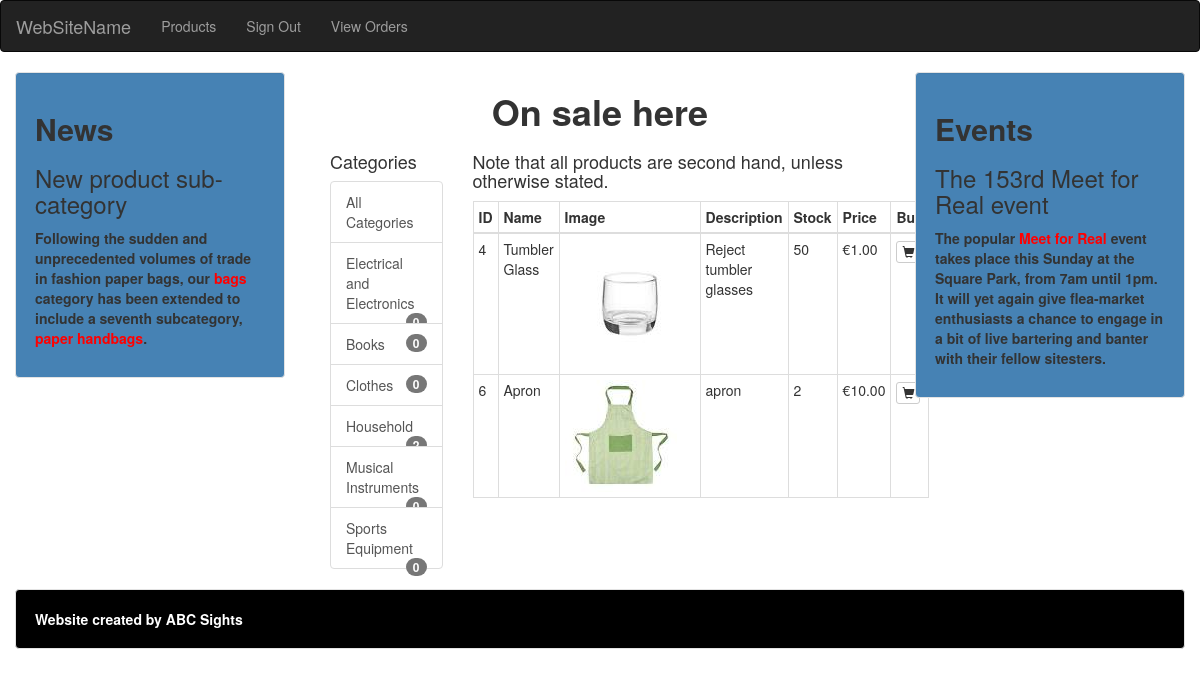
The page /shop/4/ (signed in) on the database its author committed.
### shop/models.py (models this page shows, shortened)
class Category(models.Model):
    name = models.TextField()
    products = models.ManyToManyField('Product')
    def get_absolute_url(self):
        return reverse('product_list_by_category',args=[self.id])

class Product(models.Model):
    name = models.TextField()
    description = models.TextField()
    stock = models.IntegerField()
    price = models.DecimalField(max_digits=10,decimal_places=2)
    image = models.ImageField(upload_to='images/', blank=True)
    image_thumbnail = ImageSpecField(source='image',
                                processors=[ResizeToFill(90, 90)],
                                format='JPEG',
                                options={'quality': 60})

### shop/views.py (the view)
# urls.py: path('', views.product_list,
def product_list(request, category_id=None):
    category = None
    products = Product.objects.all()
    ccat = Category.objects.annotate(num_products=Count('products'))
    if(category_id):
        category = get_object_or_404(Category, id=category_id)
        products = products.filter(category=category)
    return render(request, 'products.html',
                    {'products': products,
                    'countcat':ccat})

### cart/context_processors.py (called while the page is built)
def counter(request):
	item_count = 0
	if 'admin' in request.path:
		return {}
	else:
		try:
			cart = Cart.objects.filter(cart_id=_cart_id(request))
			cart_items = CartItem.objects.all().filter(cart=cart[:1])
			for cart_item in cart_items:
				item_count += cart_item.quantity
		except Cart.DoesNotExist:
			item_count = 0
	return dict(item_count = item_count)

### cart/views.py (called while the page is built)
def _cart_id(request):
	cart = request.session.session_key
	if not cart:
		cart = request.session.create()
	return cart

### shop/templates/products.html
{% extends 'base.html' %}
{% block content %}
<h1>On sale here</h1>
<div class="col-sm-3">
    <h4>Categories</h4>
    <ul class="list-group">
        <a href="{% url 'products' %}" class="list-group-item"> All Categories </a>
        {% for c in countcat %}
            <a href="{{ c.get_absolute_url }}" class="list-group-item catheight">{{c.name}}
                    <span class="badge">{{c.num_products}}</span>
            </a>
        {% endfor %}
    </ul>
</div>
<div class="col-sm-9">
    <h4>Note that all products are second hand, unless otherwise stated.</h4>
    <table class="table table-bordered table-hover table-condensed">
        <thead>
            <tr>
                <th>ID</th>
                <th>Name</th>
                <th>Image</th>
                <th>Description</th>
                <th>Stock</th>
                <th>Price</th>
                <th>Buy</th>
            </tr>
        </thead>
        <tbody>
            {% for product in products %}
            <tr>
                <td>{{product.id}}</td>
                <td>{{product.name}}</td>
                <td><img src="{{product.image_thumbnail.url}}" alt = "{{product.name}}"></td>
                <td>{{product.description}}</td>
                <td>{{product.stock}}</td>
                <td>&euro;{{product.price}}</td>
                {% if product.stock > 0 %}
                <td><a href="{% url 'add_cart' product.id %}" class="btn btn-default btn-xs"><span
                    class="glyphicon glyphicon-shopping-cart"></span></a></td>
                {% else %}
                <td><a href="" class="btn btn-default btn-xs"><span
                    class="glyphicon glyphicon-warning-sign red"></span></a></td>
                {% endif %}
            </tr>
            {% endfor %}
        </tbody>
    </table>
</div>
{% endblock content %}

### templates/base.html (style rules this page uses)
.midcol h1 { text-align: center; font-weight: bold; }

### rows shown on the page
Category: name "Electrical and Electronics", num_products "0"
Category: name "Books", num_products "0"
Category: name "Clothes", num_products "0"
Category: name "Household", num_products "2"
Category: name "Musical Instruments", num_products "0"
Category: name "Sports Equipment", num_products "0"
Product: id "4", name "Tumbler Glass", image_thumbnail (picture), description "Reject tumbler glasses", stock "50", price "1.00"
Product: id "6", name "Apron", image_thumbnail (picture), description "apron", stock "2", price "10.00"
